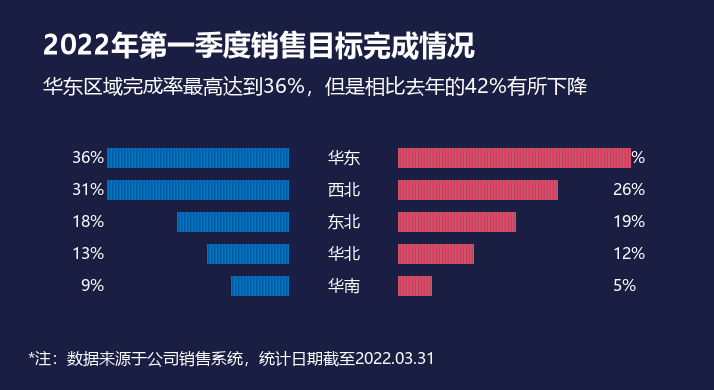

Write Python code to recreate this figure.
# -*- coding: utf-8 -*-
"""图表复刻 7/15 —— 蝴蝶图（单元格 REPT 版）

复刻对象：`第二章 图表(前15).xlsx` 工作表「7 蝴蝶图」右半部分的那块成品图。

这张图和其它 14 张不一样：它**根本不是图表对象**，而是用单元格堆出来的
（俗称 REPT 图 / 字符条形图）。工作表里 H、J 两列是草稿区，真正拿得出手的
成品在 Q~U 列：

    Q7  0.36              2022 年的数，百分比格式，右对齐
    R7  =REPT("|",C3*200) 把数值乘 200，重复出 72 个「|」——这就是柱子
    S7  华东              类别名，居中
    T7  =REPT("|",D3*200) 2021 年的柱子
    U7  0.42              2021 年的数，左对齐

所以柱子的长度不是画出来的，是「竖线字符的个数」堆出来的；条子上那层细密
竖纹就是 Stencil 字体里「|」字形的本来面目（Stencil 是套镂空字，竖线本身
就是个带纹理的长方块）。本脚本照搬这套算法：**长度 = 字符数 × 字距 + 前导**，
超出单元格可见宽度的部分截断（原图第 1、2 行的蓝柱就是这么被切齐的）。

条子的纹理没有用 matplotlib 排 Stencil 字，而是按实测的三色周期铺一层位图：
Excel 用 GDI 光栅化出来的笔画比 FreeType 粗半像素，逐像素比下来整片柱子的
底色会差十几个色阶，而柱子在图上占的面积又最大（这一项就吃掉了一半的误差）。
两者一圈的平均色是一样的，只是明暗调制深度不同，所以照实测周期铺色更准。

样式全部取自 `xl/worksheets/sheet7.xml` 的单元格样式（s=29/31/38/39/40）
与 `xl/styles.xml`：

    底色        单元格填充 FF1A1E43
    柱子字体    Stencil 12pt；2022 列 FF0070C0，2021 列 FFE74E69
    数值字体    微软雅黑 8pt，白色，百分比格式（numFmtId=9，即 0%）
    类别字体    微软雅黑 8pt，白色，居中
    标题        微软雅黑 14pt 加粗，白色
    副标题      微软雅黑 10pt，白色
    脚注        微软雅黑 8pt，白色
    行高        15.75pt（第 7~11 行），换算成 2px/pt 就是 31.5px 一档

几何量取自 reference/chart7_excel.png（Excel 把 B2:U22 这块区域按 2px/pt
导出后的像素坐标）——单元格坐标算起来要绕一圈列宽磅值，直接量更准。

运行：python chart7_rept_butterfly.py
输出：chart7_rept_butterfly.png（714 x 390，与导出的那块区域同尺寸）
"""

import os

import matplotlib
import matplotlib.pyplot as plt
import numpy as np

# --------------------------------------------------------------------------
# 常量
# --------------------------------------------------------------------------

DPI = 100
FIG_W_PX, FIG_H_PX = 714, 390

# 字号换算：Excel 图表按 2px/pt 导出，matplotlib dpi=100 时 1pt = 100/72 px
FONT_SCALE = 2 * 72 / DPI  # 1.44

BACKGROUND = "#1A1E43"
TEXT_COLOR = "white"
UI_FONT = "Microsoft YaHei"

CATEGORIES = ["华东", "西北", "东北", "华北", "华南"]
VALUES_2022 = [0.36, 0.31, 0.18, 0.13, 0.09]   # '7 蝴蝶图'!C3:C7
VALUES_2021 = [0.42, 0.26, 0.19, 0.12, 0.05]   # '7 蝴蝶图'!D3:D7
REPT_SCALE = 200                                # =REPT("|", 数值 * 200)

TITLE = "2022年第一季度销售目标完成情况"
SUBTITLE = "华东区域完成率最高达到36%，但是相比去年的42%有所下降"
FOOTNOTE = "*注：数据来源于公司销售系统，统计日期截至2022.03.31"

# ---- 行几何（实测）----
# 五根柱子是第 7~11 行，行高 15.75pt -> 31.5px，柱子的墨迹高 20px（Stencil
# 12pt 的「|」字高）。
BAR_TOP = 148.0          # 第 7 行柱子的墨迹顶边（实测）
BAR_ROW_PITCH = 32.0     # 行距（实测）
BAR_INK_HEIGHT = 20.0    # 柱子墨迹高度（实测）

# ---- 横向布局（实测）----
LEFT_VALUE_RIGHT = 104.0     # Q 列数值右对齐到这条线
BAR_2022_RIGHT = 289.0       # R 列柱子的右端（2022 柱右对齐）
BAR_2022_MAX = 182.0         # R 列可见宽度，超出部分被单元格切掉
CATEGORY_CENTER = 344.0      # S 列类别名居中
BAR_2021_LEFT = 398.0        # T 列柱子的左端（2021 柱左对齐）
BAR_2021_MAX = 233.0         # T 列可见宽度
RIGHT_VALUE_LEFT = 613.0     # U 列数值左对齐到这条线

# 一个「|」的步进宽度：Stencil 12pt 实测 3.0px；外加 4px 的字形前导
# （「|」的笔画并不占满整个字身，第一笔会往前探一点，实测五行都是这个值）。
CHAR_ADVANCE = 3.0
BAR_LEAD_PX = 4.0

# 「|」笔画内部的明暗周期（实测）：Excel 用 GDI 光栅化，笔画略宽，于是每个
# 字身里呈现「亮-中-暗」三列。按 x % 3 取色，2022 / 2021 两列的相位不同。
STRIPE_2022 = [(3, 115, 197), (0, 91, 159), (7, 103, 178)]     # x%3 = 0,1,2
STRIPE_2021 = [(233, 64, 94), (174, 75, 103), (218, 79, 105)]  # x%3 = 0,1,2

# 文字基线（实测：把复刻图的墨迹量到与原图同一行）
DIGIT_BASELINE_DY = 15.0
CJK_BASELINE_DY = 15.0

TITLE_BASELINE = 54.5
SUBTITLE_BASELINE = 93.0
FOOTNOTE_BASELINE = 364.0
TEXT_LEFT = 43.0
FOOTNOTE_LEFT = 28.0

plt.rcParams["axes.unicode_minus"] = False


def stripe_texture(left_px, width_px, colours):
    """铺一行 width_px 像素的三色纹理，相位跟随绝对像素列。"""
    index = (np.arange(width_px) + int(round(left_px))) % 3
    return (np.array(colours, dtype=float)[index] / 255.0).reshape(1, width_px, 3)


def draw_rept_bar(axis, value, maximum, row, colours, right_aligned):
    """把一串「|」画成一根柱子：长度 = 字符数 × 字距 + 前导，再截到单元格宽度。"""
    characters = int(value * REPT_SCALE)
    length = min(characters * CHAR_ADVANCE + BAR_LEAD_PX, maximum)
    left = BAR_2022_RIGHT - length if right_aligned else BAR_2021_LEFT
    top = BAR_TOP + row * BAR_ROW_PITCH
    width = int(round(length))

    axis.imshow(stripe_texture(left, width, colours),
                extent=(left, left + width, top + BAR_INK_HEIGHT, top),
                aspect="auto", interpolation="nearest", zorder=4)


def main():
    figure = plt.figure(figsize=(FIG_W_PX / DPI, FIG_H_PX / DPI), dpi=DPI)
    figure.patch.set_facecolor(BACKGROUND)

    # 整块区域就是图，用一个铺满画布的坐标系，单位直接用导出图的像素，
    # y 轴反转成「向下为正」，这样下面写的都是实测出来的像素坐标。
    axis = figure.add_axes([0, 0, 1, 1])
    axis.set_facecolor(BACKGROUND)
    axis.set_xlim(0, FIG_W_PX)
    axis.set_ylim(FIG_H_PX, 0)
    axis.set_xticks([])
    axis.set_yticks([])
    for spine in axis.spines.values():
        spine.set_visible(False)

    # ---- 标题 / 副标题 / 脚注 ----
    axis.text(TEXT_LEFT, TITLE_BASELINE, TITLE, ha="left", va="baseline",
              color=TEXT_COLOR, fontsize=14 * FONT_SCALE, fontweight="bold",
              fontfamily=UI_FONT)
    axis.text(TEXT_LEFT, SUBTITLE_BASELINE, SUBTITLE, ha="left", va="baseline",
              color=TEXT_COLOR, fontsize=10 * FONT_SCALE, fontfamily=UI_FONT)
    axis.text(FOOTNOTE_LEFT, FOOTNOTE_BASELINE, FOOTNOTE, ha="left", va="baseline",
              color=TEXT_COLOR, fontsize=8 * FONT_SCALE, fontfamily=UI_FONT)

    # ---- 五根柱子 + 两端的数值 + 中间的类别名 ----
    for row, (category, first, second) in enumerate(
            zip(CATEGORIES, VALUES_2022, VALUES_2021)):
        draw_rept_bar(axis, first, BAR_2022_MAX, row, STRIPE_2022, right_aligned=True)
        draw_rept_bar(axis, second, BAR_2021_MAX, row, STRIPE_2021, right_aligned=False)

        top = BAR_TOP + row * BAR_ROW_PITCH
        axis.text(LEFT_VALUE_RIGHT, top + DIGIT_BASELINE_DY,
                  "%.0f%%" % (first * 100), ha="right", va="baseline",
                  color=TEXT_COLOR, fontsize=8 * FONT_SCALE, fontfamily=UI_FONT)
        axis.text(CATEGORY_CENTER, top + CJK_BASELINE_DY, category,
                  ha="center", va="baseline", color=TEXT_COLOR,
                  fontsize=8 * FONT_SCALE, fontfamily=UI_FONT)
        axis.text(RIGHT_VALUE_LEFT, top + DIGIT_BASELINE_DY,
                  "%.0f%%" % (second * 100), ha="left", va="baseline",
                  color=TEXT_COLOR, fontsize=8 * FONT_SCALE, fontfamily=UI_FONT)

    output = os.path.join(os.path.dirname(os.path.abspath(__file__)),
                          "chart7_rept_butterfly.png")
    figure.savefig(output, dpi=DPI, facecolor=BACKGROUND)
    print("saved:", output)
    return figure


if __name__ == "__main__":
    if matplotlib.get_backend().lower() == "agg":
        main()
    else:
        main()
        plt.show()
